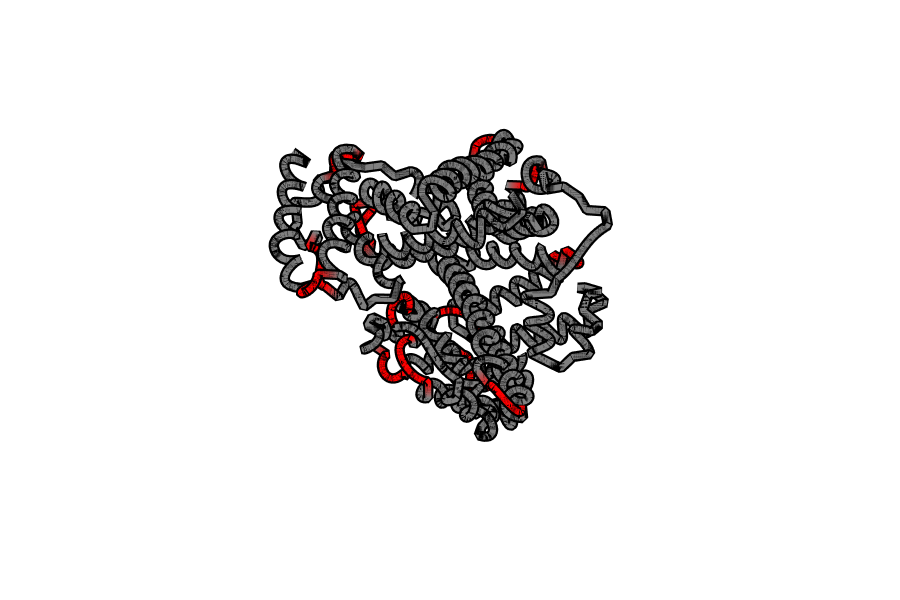

The notebook cell saved with this chart:
### Code cell
visualise_varying_sections(coords_chains, secondary_structure_chains, varying_linker_chains, 0)

### Figure 1 — Plotly figure (JSON) as saved in the notebook; plotly's stock layout.template omitted (floating-point values rounded to 4 significant figures; data arrays with more than 128 entries replaced by an {"elided": "..."} marker saying what was removed)
{"data": [{"line": {"color": "black", "width": 21}, "mode": "lines", "showlegend": false, "type": "scatter3d", "x": {"elided": "2667 float values"}, "y": {"elided": "2667 float values"}, "z": {"elided": "2667 float values"}}, {"line": {"color": {"elided": "2667 str values"}, "width": 12}, "mode": "lines", "showlegend": false, "type": "scatter3d", "x": {"elided": "2667 float values"}, "y": {"elided": "2667 float values"}, "z": {"elided": "2667 float values"}}], "layout": {"height": 600, "margin": {"b": 0, "l": 0, "r": 0, "t": 0}, "scene": {"aspectmode": "manual", "aspectratio": {"x": 1, "y": 1, "z": 1}, "xaxis": {"gridcolor": "white", "nticks": 0, "showbackground": false, "showticklabels": false, "title": {"text": ""}, "zerolinecolor": "white"}, "yaxis": {"gridcolor": "white", "nticks": 0, "showbackground": false, "showticklabels": false, "title": {"text": ""}, "zerolinecolor": "white"}, "zaxis": {"gridcolor": "white", "nticks": 0, "showbackground": false, "showticklabels": false, "title": {"text": ""}, "zerolinecolor": "white"}}, "showlegend": false}}
